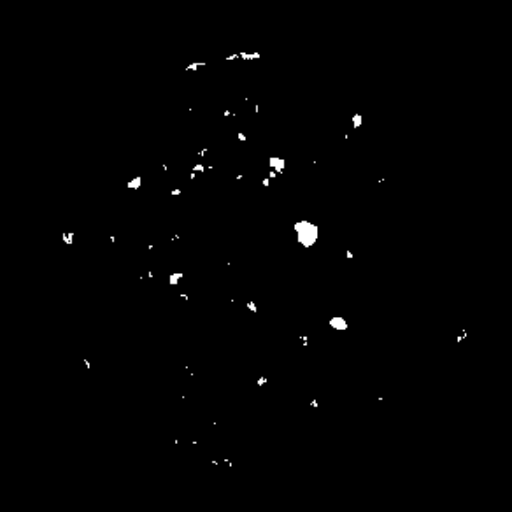
#> input picture iPSC Colony Counting/Gaussian_Heatmap/14_kongarachanikya_mask.png, 512 x 512 px
$ jupyter execute center_gauss.ipynb
#> lines starting #> are read from the running program, lines starting #| are printed output that depends on the picture; after the words box and inside, x2 and y2 are one past the last pixel; in counts of white or black regions, pixels touching at a corner belong together
[cell 1]
import numpy as np
import cv2
import os
import matplotlib.pyplot as plt
import copy as cp

[cell 2]
img_path = "./14_kongarachanikya_mask.png"

[cell 3]
image = cv2.imread(img_path)
#> image is the input picture: shape (512, 512, 3); min 0, max 255, mean 1.8
image_gray = cv2.cvtColor(image, cv2.COLOR_BGR2GRAY)

[cell 4]
image_thresholded = cv2.threshold(image_gray, 0, 255, cv2.THRESH_BINARY | cv2.THRESH_OTSU)[1]
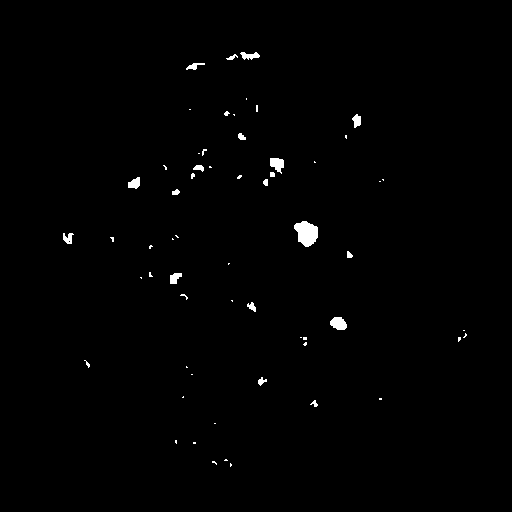
#> image_thresholded: shape (512, 512); 0.75% white; 60 white regions (41 under 20 px), largest, box (x1, y1, x2, y2) and area: (294, 221, 318, 247) 439, (330, 317, 347, 330) 168, (270, 158, 284, 174) 151
plt.figure(figsize=(10,10))
plt.imshow(image_thresholded, cmap = 'gray')

[cell 5]
def fix_theta(angle, w, h):
    if w < h:
#         print("Width Less")
        inter = 90 - angle
        angle = inter + 180
    else:
#         print("Width Greater")
        angle = -angle

    return angle

[cell 6]
def generate_2d_gaussian(x_center = 0,
                  y_center = 0,
                  radius = 1,
                  alpha = 0.2,
                  angle = 0,
                  out_size = (256, 256)):

    """
    x_center: x coordinate of gaussian center
    y_center: y coordinate of gaussian center
    radius: Farthest distance from center of CC to contour
    alpha: parameter to adjust standard deviation of 2D gaussian
    angle: the angle to rotate 2D gaussian axis
    out_size: H x W of output 2D gaussian heatmap
    """

    ## Convert to radian
    theta = (2*np.pi*angle) / 360

    ## Generate rows and columns labels
    x = np.arange(0, out_size[0], dtype = int)
    y = np.arange(0, out_size[1], dtype = int)


    ## Generate meshgrid
    xv, yv = np.meshgrid(x, y)
#     print(xv.shape)
#     print(yv.shape)

    ## Compte sigma for x and y axis
    x_sigma = radius * alpha
    y_sigma = radius * alpha * 2


    ## Compute rotation coefficients, according to https://en.wikipedia.org/wiki/Gaussian_function

    a = ((np.power(np.cos(theta), 2)) / (2 * np.power(x_sigma, 2))) + \
        ((np.power(np.sin(theta), 2)) / (2 * np.power(y_sigma, 2)))

    b = -(np.sin(2 * theta) / (4 * np.power(x_sigma, 2))) + \
         (np.sin(2 * theta) / (4 * np.power(y_sigma, 2)))

    c = ((np.power(np.sin(theta), 2)) / (2 * np.power(x_sigma, 2))) + \
        ((np.power(np.cos(theta), 2)) / (2 * np.power(y_sigma, 2)))

    ## Generate rotated 2D gaussian map

    gauss_map = np.exp(-( (a*np.power(xv-x_center, 2)) + (2*b*(xv-x_center)*(yv-y_center)) + (c*np.power((yv-y_center),2))))
#     print(gauss_map.shape)

    return gauss_map

[cell 7]
def generate_heatmap(mask, alpa):

    """
    mask: binary mask {0, 1}
    alpha: adjustable parameter to change the spread of 2D gaussian
    """
#> called with alpa = 0.2

    ## List to save all gaussian CCs
    gauss_cc_list = list()

    ## Generate CCs
    numLabels, labels, stats, centroids = cv2.connectedComponentsWithStats(mask)
#> labels: shape (512, 512) int32; 61 distinct labels, from 0 to 60
#> numLabels = 61; stats = 61 rows, first 6: [0, 0, 512, 512, 260187], [240, 52, 20, 8, 98], [226, 54, 12, 6, 34], [186, 63, 19, 7, 68], [246, 98, 1, 2, 2], [256, 105, 2, 7, 14]; centroids = 61 pairs, first value 67.68 to 464.8, second value 55.33 to 464.5

    ## Loop through each CC
    for i in range(1, numLabels):

        single_CC = np.zeros_like(labels)
        single_CC = np.where(labels == i, 1, 0).astype("uint8")

        ## Generate contour for current CC
        single_CC_contours, _ = cv2.findContours(single_CC, cv2.RETR_EXTERNAL, cv2.CHAIN_APPROX_NONE)

        ## Get the furthest point from center == radius of the tightest fitting square
        (x,y), radius = cv2.minEnclosingCircle(single_CC_contours[0])

        ## Get rotated, tightest bouding box
        _, (h, w), angle = cv2.minAreaRect(single_CC_contours[0])

        ## Adjust bbox angle to gaussian y-axis angle
        angle = fix_theta(angle, w, h)

        ## Generate 2D gaussian map for a single CC
        single_CC_map = generate_2d_gaussian(x_center = int(x),
                                             y_center = int(y),
                                             radius = radius,
                                             alpha = alpa,
                                             angle = angle,
                                             out_size = single_CC.shape)

        gauss_cc_list.append(single_CC_map)
#> this loop made 60 passes
#> (radius, h, w, angle, theta in generate_2d_gaussian, x_sigma in generate_2d_gaussian) on passes 1, 3, 10, 17, 18, 22: (9.62, 7, 19, 90, 1.57, 1.92), (9.49, 6, 18, 90, 1.57, 1.9), (4.3, 6, 7, 90, 1.57, 0.86), (5.12, 5.64, 10.2, 77.47, 1.35, 1.02), (1.12, 1, 2, 90, 1.57, 0.224), (7.43, 11, 11, 90, 1.57, 1.49)
#> pass 1, in generate_heatmap, `single_CC = np.where(labels == i, 1, 0).astype("uint8")`:
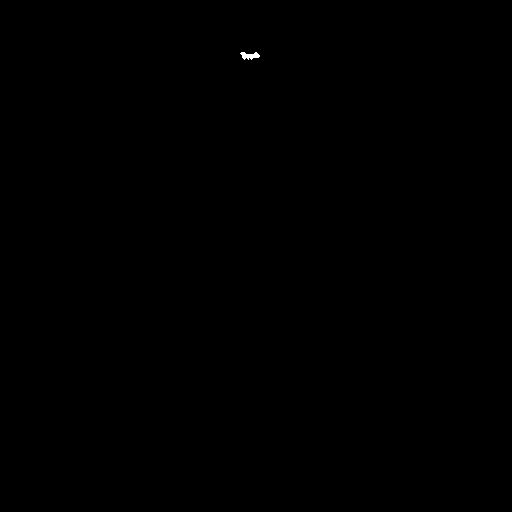
#> single_CC: shape (512, 512); values 0 (black) and 1 (white), 0.04% white; 1 white region, box (x1, y1, x2, y2) and area: (240, 52, 260, 60) 98
#> after the loop: single_CC: shape (512, 512); values 0 (black) and 1 (white), 0% white in thin lines or dots, all inside (x1, y1, x2, y2) = (230, 463, 232, 467)


    ### Handle empty mask
    if len(gauss_cc_list) == 0:
        gt_map = np.zeros_like(image_thresh).astype('float32')
    else:
        gt_map = np.array(gauss_cc_list)
        gt_map = np.max(gt_map, axis = 0)

    assert np.max(gt_map) <= 1.0, "Probabilty must not exceed 1.0"
    assert np.min(gt_map) >= 0.0, "Probabilty must not be less than 0.0"
    assert len(np.where(gt_map == 1)[0]) == numLabels-1, "There should 1.0 at the center of each CC"

    return gt_map
